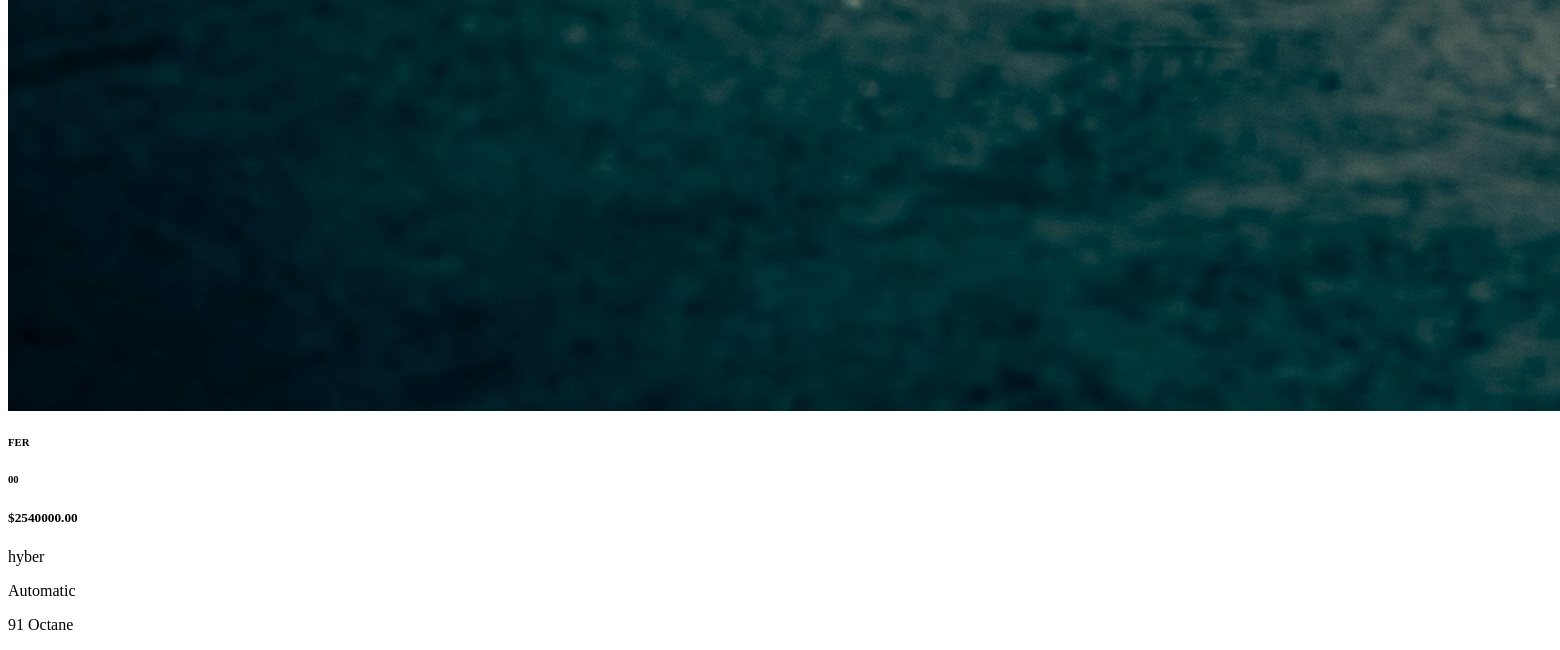
Page /filter-cars/ (lower part) on the earlier database version.
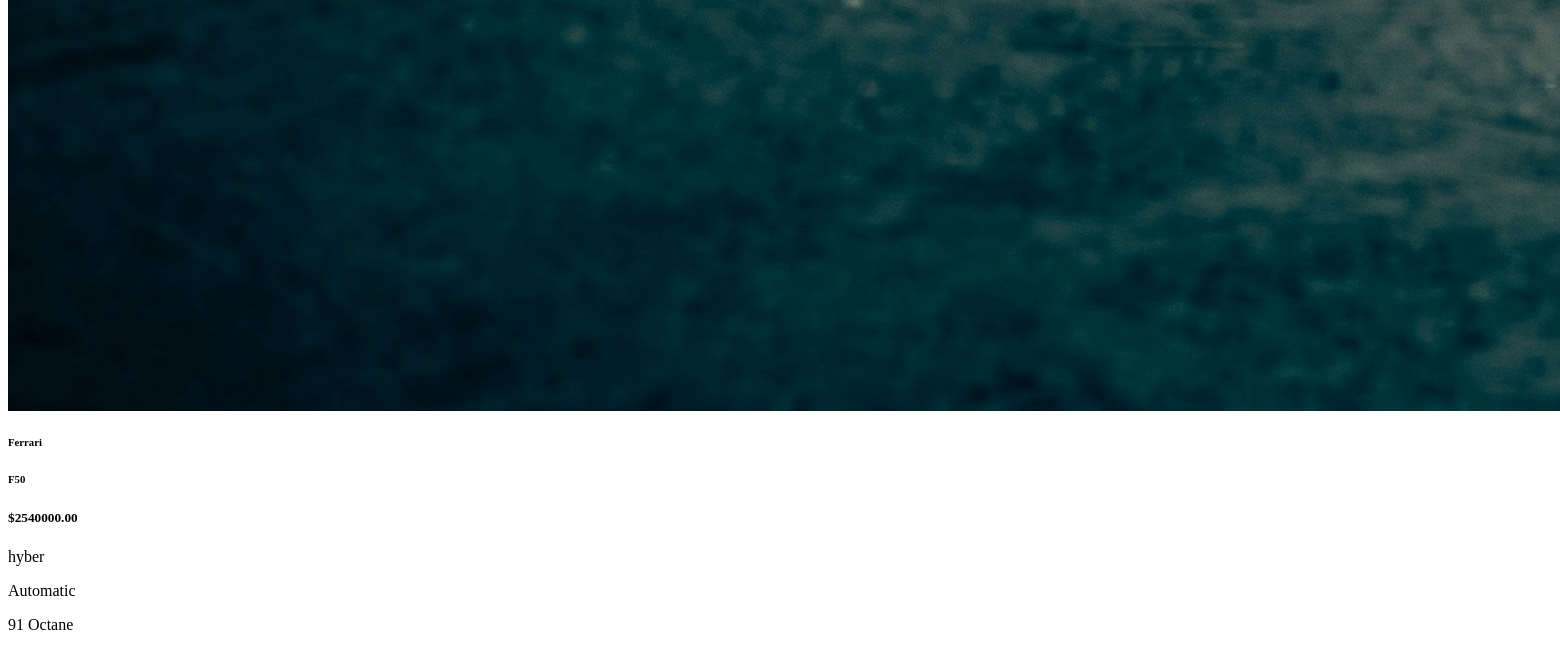
Same page on the later database version.
### myproject/models.py (models this page shows, shortened)
class Car(models.Model):
    CATEGORY_CHOICES = [
        ("american", "American"),
        ("german", "German"),
        ("japanese", "Japanese"),
        ("italian", "Italian"),
    ]
    make = models.CharField(max_length=100)
    model = models.CharField(max_length=100)
    category = models.CharField(max_length=20, choices=CATEGORY_CHOICES)
    description = models.TextField(blank=True, null=True)
    price = models.DecimalField(max_digits=10, decimal_places=2)
    stock = models.PositiveIntegerField(default=0)
    image = models.ImageField(upload_to='car_images/', blank=True, null=True)
    type = models.CharField(max_length=50, default="sedan")
    transmission = models.CharField(max_length=50, default="automatic")
    gas = models.CharField(max_length=50, default="50")

### myproject/views.py (the view)
# urls.py: path('filter-cars/', views.filter_cars, name='filter_cars'),
def filter_cars(request):
    category = request.GET.get('category', None)
    if category and category != "all":
        cars = Car.objects.filter(category=category, stock__gt=0)
    else:
        cars = Car.objects.filter(stock__gt=0)
    return render(request, 'partials/car_list.html', {'cars': cars})

### myproject/templates/partials/car_list.html (shortened to what this page needs)
{% for car in cars %}
  {% if car.stock > 0 %}
  <div class="col-10 mx-auto my-3 col-md-6 col-lg-4 single-car {{ car.category }}">
    <div class="card car-card">
      <img src="{{ car.image.url }}" class="card-img-top car-img" alt="{{ car.make }} {{ car.model }}">
      <div class="card-body">
        <div class="car-info d-flex justify-content-between">
          <div class="car-text text-uppercase">
            <h6 class="font-weight-bold">{{ car.make }}</h6>
            <h6>{{ car.model }}</h6>
          </div>
          <h5 class="car-value align-self-center py-2 px-3">
            $<span class="car-price">{{ car.price }}</span>
          </h5>
        </div>
      </div>
      <div class="card-footer text-capitalize d-flex justify-content-between">
        <p><span></span>{{ car.type }}</p>
        <p><span></span>{{ car.transmission }}</p>
        <p><span></span>{{ car.gas }}</p>
      </div>
    </div>
  </div>
  {% endif %}
{% endfor %}

Differences in the rows shown:
changed Car "hyber": make "FER" → "Ferrari"; model "00" → "F50"
